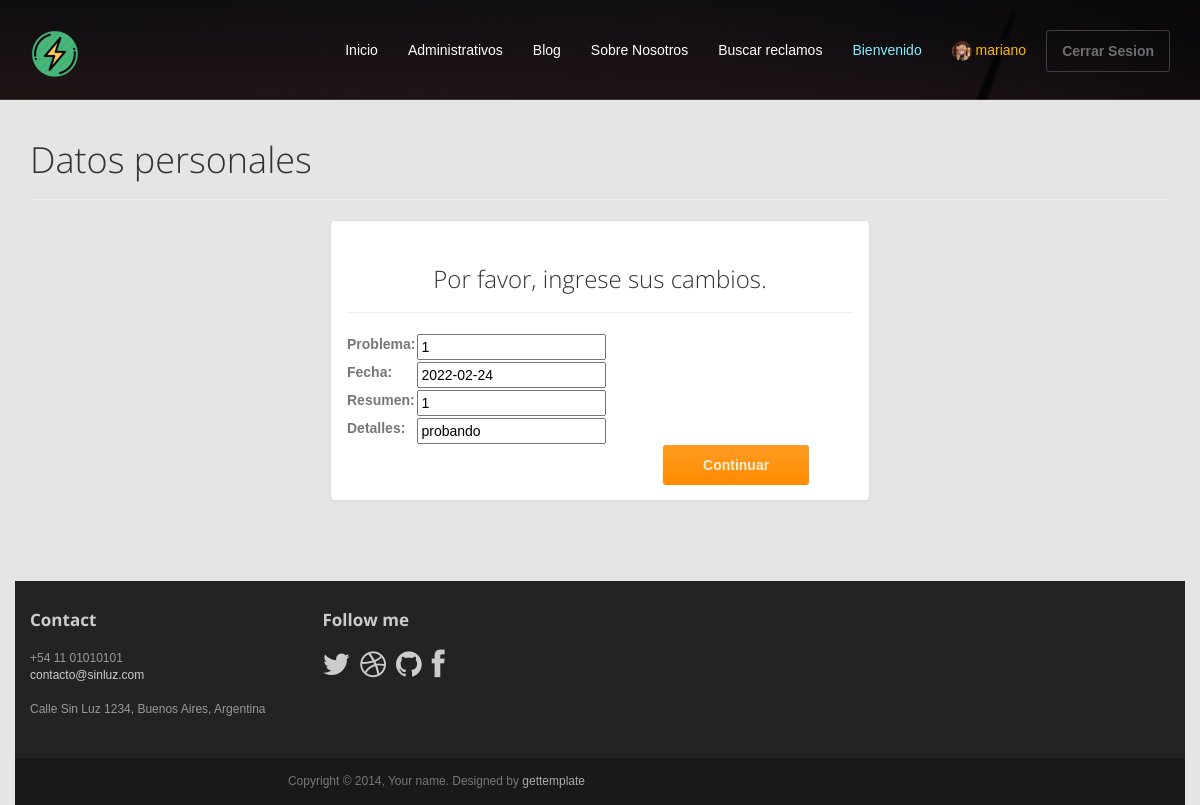
Page /SinLuz/editarReclamo/2/ (signed in) on the committed database.
### AppSinLuz/models.py (models this page shows, shortened)
class Reclamo(models.Model):
    usuario = models.CharField(max_length=100)
    avatar = ImageField()
    identificacion = models.IntegerField()
    problema = models.CharField(max_length=30)
    fecha = models.DateField()
    resumen = models.CharField(max_length=50)
    detalles = models.CharField(max_length=200)

### AppSinLuz/views.py (the view)
# urls.py: path('editarReclamo/<pk>/', views.ReclamoUpdateView.as_view(), name='editarReclamo'),
class ReclamoUpdateView(UpdateView):
    model = Reclamo
    success_url = reverse_lazy('inicio')
    fields = ['problema', 'fecha', 'resumen', 'detalles']
    template_name = "AppSinLuz/editarReclamo.html"
    def get_context_data(self, **kwargs):
        contexto = super().get_context_data(**kwargs)
        if self.request.user.is_authenticated:
            avatares = Avatar.objects.filter(user=self.request.user)
            if avatares:
                contexto['avatar_url'] = avatares.last().imagen.url
        return contexto

### AppSinLuz/templates/AppSinLuz/editarReclamo.html (shortened to what this page needs)
{% extends "AppSinLuz/index.html" %}
{% load static %}
{% block contenidoQueCambia %}
	<header id="head" class="secondary"></header>
	<div class="container">
		<div class="row">
			<article class="col-xs-12 maincontent">
				<header class="page-header">
					<h1 class="page-title">Datos personales</h1>
				</header>
				<div class="col-md-6 col-md-offset-3 col-sm-8 col-sm-offset-2">
					<div class="panel panel-default">
						<div class="panel-body">
							<h3 class="thin text-center">Por favor, ingrese sus cambios.</h3>
							<hr>
							<form action="" method="POST">
									<table>
										{{ form.as_table }}
									</table>
									<div class="row">
										<div class="col-lg-7"></div>
										<div class="col-lg-4 text-right">
											<input class="btn btn-action btn-md" type="submit", value="Continuar">
										</div>
									</div>
								</form>
						</div>
					</div>
				</div>
			</article>
{% endblock %}

### AppSinLuz/templates/AppSinLuz/index.html (shortened to what this page needs)
<!DOCTYPE html>
<html lang="en">
<head>
	{% load static %}
	<link rel="stylesheet" href="{% static 'AppSinLuz/css/bootstrap.min.css' %}">
	<link rel="stylesheet" href="{% static 'AppSinLuz/css/body.css' %}">
	<link rel="stylesheet" href="{% static 'AppSinLuz/css/RedondaComments.css' %}">
	<link rel="stylesheet" href="{% static 'AppSinLuz/css/RedondaPost.css' %}">
	<link rel="stylesheet" href="{% static 'AppSinLuz/css/RedondaIndex.css' %}">
	<link rel="stylesheet" href="{% static 'AppSinLuz/css/RedondaUser.css' %}">
	<link rel="stylesheet" href="{% static 'AppSinLuz/css/sobreNosotros.css' %}">
	<link rel="stylesheet" href="{% static 'AppSinLuz/css/font-awesome.min.css' %}">
	<link rel="stylesheet" href="{% static 'AppSinLuz/css/bootstrap-theme.css' %}" media="screen" >
	<link rel="stylesheet" href="{% static 'AppSinLuz/css/main.css' %}">
</head>
<body class="home">
	<div class="navbar navbar-inverse navbar-fixed-top headroom" >
		<div class="container">
			<div class="navbar-header">
				<a class="navbar-brand" href="{% url 'inicio' %}"><img src="{% static 'AppSinLuz/images/logo-elec.png' %}" alt="Sin Luz"></a>
			</div>
			<div class="navbar-collapse collapse">
				<ul class="nav navbar-nav pull-right">
					<li class="active"><a href="{% url 'inicio' %}">Inicio</a></li>
					<li class="active"><a href="{% url 'admin:index' %}">Administrativos</a></li>
					<li class="active"><a href="{% url 'post' %}">Blog</a></li>
					<li class="active"><a href="{% url 'about' %}">Sobre Nosotros</a></li>
					<li class="active"><a href="{% url 'busquedaReclamo' %}"> Buscar reclamos </a></li>
					{% if not user.is_authenticated %}
						<li><a class="btn" href="{% url 'login' %}">Iniciar Sesion</a></li>
						{% else %}
						<li class="active"><a><p style="color: rgb(126, 240, 255);">Bienvenido</p></a></li>
						<li><a href="{% url 'leerUsuarios' %}"><p style='color: rgb(255, 183, 0);'>
							<img src="{{avatar_url}}" class="RedondaIndex"/>  {{user.username}}</p></p></li><li><a class="btn" href="{% url 'logout' %}">Cerrar Sesion</a></li>
                	{% endif %}
				</ul>
			</div>
		</div>
	</div>
    {% block contenidoQueCambia %}
    {% endblock %}
	<section id="social">
	</section>
	<footer id="footer" class="top-space">
		<div class="footer1">
			<div class="container">
				<div class="row">
					<div class="col-md-3 widget">
						<h3 class="widget-title">Contact</h3>
						<div class="widget-body">
							<p>+54 11 01010101<br>
								<a href="mailto:#">contacto@sinluz.com</a><br>
								<br>
								Calle Sin Luz 1234, Buenos Aires, Argentina
							</p>
						</div>
					</div>
					<div class="col-md-3 widget">
						<h3 class="widget-title">Follow me</h3>
						<div class="widget-body">
							<p class="follow-me-icons">
								<a href=""><i class="fa fa-twitter fa-2"></i></a>
								<a href=""><i class="fa fa-dribbble fa-2"></i></a>
								<a href=""><i class="fa fa-github fa-2"></i></a>
								<a href=""><i class="fa fa-facebook fa-2"></i></a>
							</p>
						</div>
					</div>
				</div>
			</div>
		</div>
		<div class="footer2">
			<div class="container">
				<div class="row">
					<div class="col-md-6 widget">
						<div class="widget-body">
							<p class="text-right">
								Copyright &copy; 2014, Your name. Designed by <a href="http://gettemplate.com/" rel="designer">gettemplate</a>
							</p>
						</div>
					</div>
				</div>
			</div>
		</div>
	</footer>
</body>
</html>

### AppSinLuz/static/AppSinLuz/css/body.css (style rules this page uses)
body { font-family: "IBM Plex Sans", sans-serif; background-color: rgba(0,0,0,.1); }

### AppSinLuz/static/AppSinLuz/css/RedondaIndex.css (style rules this page uses)
.RedondaIndex { width:20px; height:20px; border-radius:150px; }

### AppSinLuz/static/AppSinLuz/css/main.css (style rules this page uses)
#head { background:#181015 url( ../images/bg_header.jpg) no-repeat; background-size: cover; min-height:520px; text-align: center; padding-top:240px; color:white; font-family:"Open sans", Helvetica, Arial; font-weight:300; }
#head.secondary { height:100px; min-height: 100px; padding-top:0px; }
.headroom { -webkit-transition: all 0.4s ease-out; -moz-transition: all 0.4s ease-out; -o-transition: all 0.4s ease-out; transition: all 0.4s ease-out; }
h1, h2, h3, h4, h5, h6 { font-family:"Open sans", Helvetica, Arial; }
h1, .h1, h2, .h2, h3, .h3 { margin-top:30px; }
label { color: #777; }
.thin { font-weight:300; }
.page-title { margin-top:20px; font-weight:300; }
.top-space { margin-top: 60px; }
img { max-width:100%; }
#social { margin-top:50px; margin-bottom:50px; }
.footer1 { background: #232323; padding: 30px 0 0 0; font-size: 12px; color: #999; }
.footer1 a { color: #ccc; }
.footer1 .widget { margin-bottom:30px; }
.footer1 .widget-title { font-size: 17px; font-weight: bold; color: #ccc; margin: 0 0 20px; }
.follow-me-icons { font-size:30px; }
.follow-me-icons i { float:left; margin:0 10px 0 0; }
.footer2 { background: #191919; padding: 15px 0; color: #777; font-size: 12px; }
.footer2 a { color: #aaa; }
.footer2 p { margin: 0; }

### rows in the picture
Reclamo: problema "1", fecha "2022-02-24", resumen "1", detalles "probando"

### other values in the picture
{{ user.username }} "mariano"
